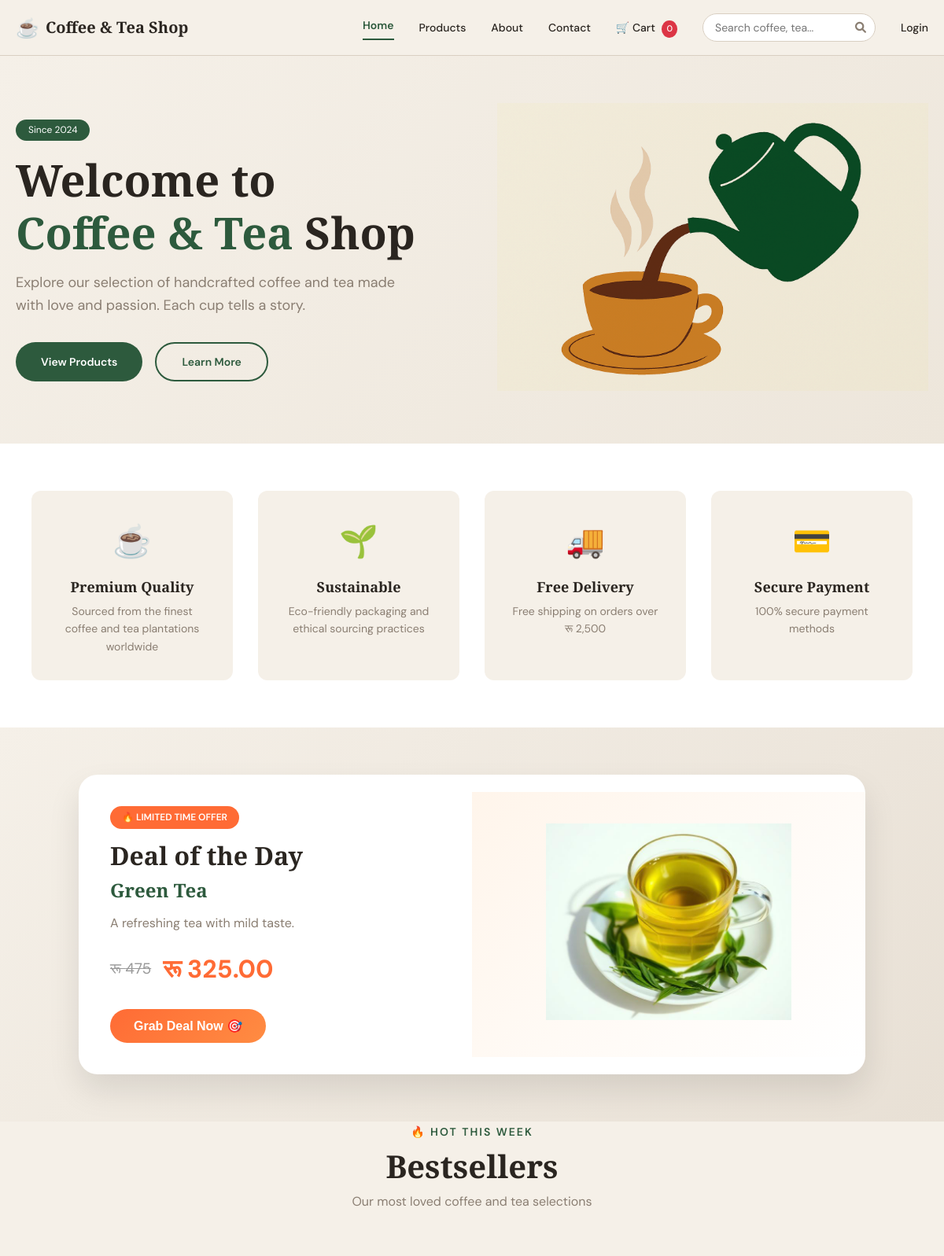
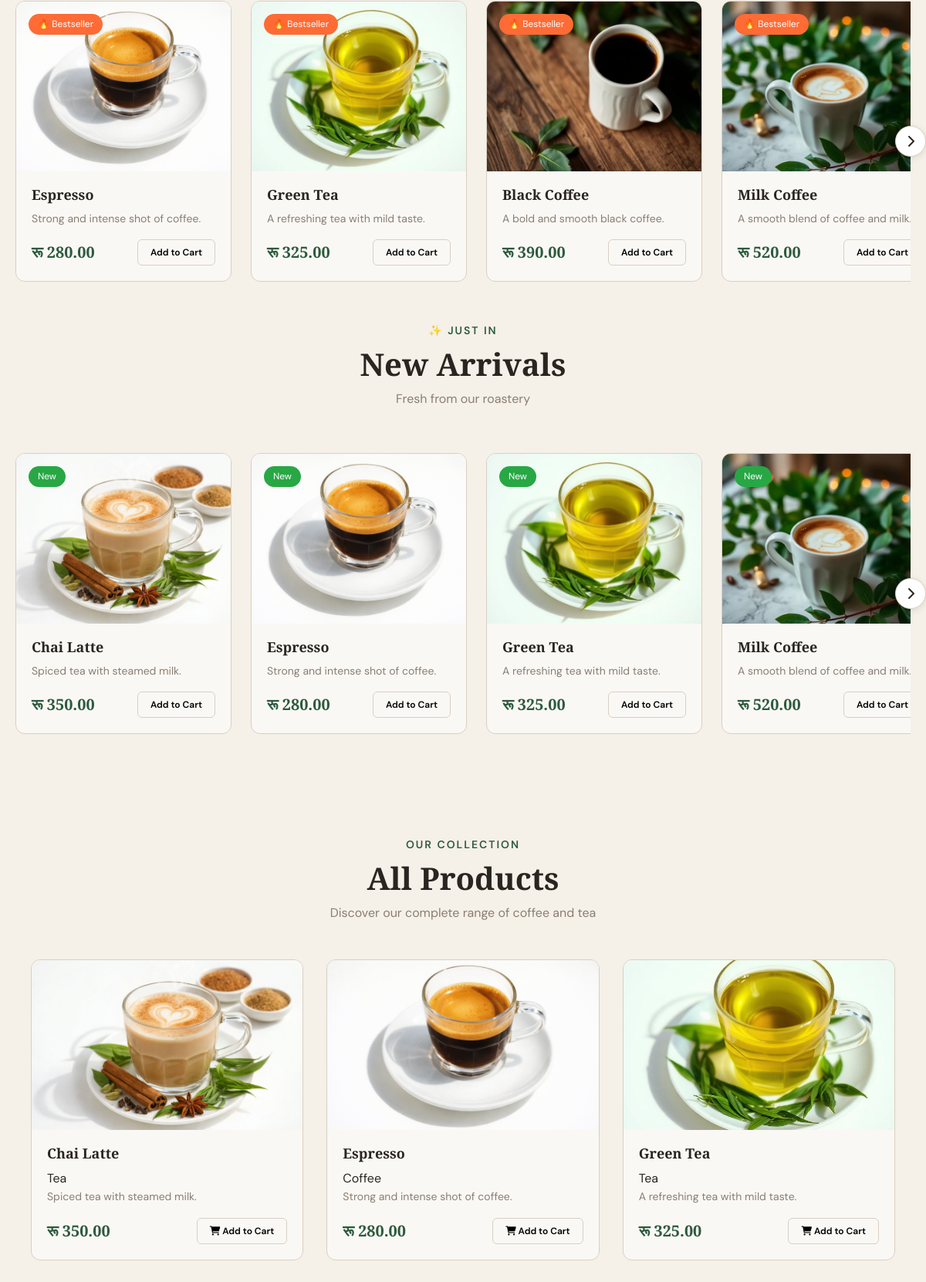
The page / (upper part) on the database its author committed (2 pictures, top to bottom).
### apps/products/models.py (models this page shows, shortened)
class Product(models.Model):
    category = models.ForeignKey(Category, on_delete=models.CASCADE, related_name='products', null=True, blank=True)
    name = models.CharField(max_length=200)
    slug = models.SlugField(unique=True, blank=True)
    description = models.TextField()
    price = models.DecimalField(max_digits=10, decimal_places=2)
    image = models.ImageField(upload_to='products/', blank=True, null=True)
    is_available = models.BooleanField(default=True)
    featured = models.BooleanField(default=False)
    created_at = models.DateTimeField(auto_now_add=True)
    updated_at = models.DateTimeField(auto_now=True)
    class Meta:
        ordering = ['-created_at']

class Category(models.Model):
    name = models.CharField(max_length=100)
    slug = models.SlugField(unique=True, blank=True)
    description = models.TextField(blank=True)
    image = models.ImageField(upload_to='categories/', blank=True, null=True)
    created_at = models.DateTimeField(auto_now_add=True)
    class Meta:
        verbose_name_plural = 'Categories'
        ordering = ['name']

### cafe_shop/urls.py (the view)
# urls.py: path('', home_page, name='home'),
def home_page(request):
    products = Product.objects.filter(is_available=True)[:9]
    total_products = Product.objects.filter(is_available=True).count()
    context = {
        'products': products,
        'total_products': total_products,
        'bestsellers': get_bestsellers_week(6),
        'new_arrivals': get_new_arrivals(6),
        'deal_of_the_day': get_deal_of_the_day(),
        'personalized': get_personalized_recommendations(request.user, 6),
    }
    return render(request, 'index.html', context)

### apps/cart/context_processors.py (called while the page is built)
def get_cart(request):
    if request.user.is_authenticated:
        cart, created = Cart.objects.get_or_create(user=request.user)
    else:
        if not request.session.session_key:
            request.session.create()
        cart, created = Cart.objects.get_or_create(session_key=request.session.session_key)
    return cart

def cart_count(request):
    try:
        cart = get_cart(request)
        return {'cart_total_items': cart.get_total_items()}
    except:
        return {'cart_total_items': 0}

### apps/products/recommendations.py (called while the page is built, shortened)
def get_bestsellers_week(limit=6):
    start_of_week = timezone.now() - timedelta(days=7)
    bestsellers = Product.objects.filter(
        is_available=True,
        orderitem__order__created_at__gte=start_of_week
    ).annotate(
        sold_count=Count('orderitem')
    ).filter(
        sold_count__gt=0
    ).order_by('-sold_count')[:limit]
    return bestsellers

def get_new_arrivals(limit=6):
    return Product.objects.filter(
        is_available=True
    ).order_by('-created_at')[:limit]

def get_deal_of_the_day():
    import random
    candidates = Product.objects.filter(
        is_available=True
    ).annotate(
        order_count=Count('orderitem')
    ).filter(
        order_count__gte=1
    )
    if candidates.exists():
        deal = random.choice(list(candidates[:20]))
    else:
        deal = Product.objects.filter(is_available=True).first()
    return deal

def get_personalized_recommendations(user, limit=6):
    if not user.is_authenticated:
        return get_bestsellers_week(limit)

### templates/index.html (shortened to what this page needs)
{% extends 'base.html' %}
{% load static %}
{% block home_active %}active{% endblock %}
{% block content %}
<section class="hero">
  <div class="hero-content">
    <div class="hero-text">
      <span class="hero-badge">Since 2024</span>
      <h1>Welcome to<br><span class="highlight">Coffee & Tea</span> Shop</h1>
      <p>Explore our selection of handcrafted coffee and tea made with love and passion. Each cup tells a story.</p>
      <div class="hero-buttons">
        <button class="hero-btn primary-btn" onclick="scrollToMenu()">View Products</button>
        <button class="hero-btn secondary-btn" onclick="scrollToAbout()">Learn More</button>
      </div>
    </div>
    <div class="hero-image">
      <img src="{% static 'images/mainsection.png' %}" alt="Pouring coffee into cup" />
    </div>
  </div>
</section>
<section class="features">
  <div class="container">
    <div class="features-grid">
      <div class="feature-card">
        <div class="feature-icon">☕</div>
        <h3>Premium Quality</h3>
        <p>Sourced from the finest coffee and tea plantations worldwide</p>
      </div>
      <div class="feature-card">
        <div class="feature-icon">🌱</div>
        <h3>Sustainable</h3>
        <p>Eco-friendly packaging and ethical sourcing practices</p>
      </div>
      <div class="feature-card">
        <div class="feature-icon">🚚</div>
        <h3>Free Delivery</h3>
        <p>Free shipping on orders over रू 2,500</p>
      </div>
      <div class="feature-card">
        <div class="feature-icon">💳</div>
        <h3>Secure Payment</h3>
        <p>100% secure payment methods</p>
      </div>
    </div>
  </div>
</section>
{% if deal_of_the_day %}
<section class="deal-section">
  <div class="container">
    <div class="deal-card">
      <div class="deal-content">
        <span class="deal-badge">🔥 LIMITED TIME OFFER</span>
        <h2>Deal of the Day</h2>
        <h3>{{ deal_of_the_day.name }}</h3>
        <p>{{ deal_of_the_day.description|truncatewords:15 }}</p>
        <div class="deal-price">
          <span class="old-price">रू {{ deal_of_the_day.price|add:150 }}</span>
          <span class="new-price">रू {{ deal_of_the_day.price|floatformat:2 }}</span>
        </div>
        <button class="deal-btn" onclick="addToCartAndRedirect({{ deal_of_the_day.id }}, '{{ deal_of_the_day.name }}')">
          Grab Deal Now 🎯
        </button>
      </div>
      <div class="deal-image">
        {% if deal_of_the_day.image %}
          <img src="{{ deal_of_the_day.image.url }}" alt="{{ deal_of_the_day.name }}">
        {% else %}
          <i class="fas fa-gift"></i>
        {% endif %}
      </div>
    </div>
  </div>
</section>
{% endif %}
{% if bestsellers %}
<section class="bestsellers-section">
  <div class="container">
    <div class="section-header">
      <span class="section-subtitle">🔥 Hot This Week</span>
      <h2>Bestsellers</h2>
      <p>Our most loved coffee and tea selections</p>
    </div>
    <div id="bestsellersCarousel" class="carousel-container">
      <div class="carousel-wrapper">
        <div class="carousel-grid">
          {% for product in bestsellers %}
          <div class="product-card">
            <div class="product-image">
              {% if product.image %}
                <img src="{{ product.image.url }}" alt="{{ product.name }}">
              {% else %}
                <img src="{% static 'images/placeholder.jpg' %}" alt="{{ product.name }}">
              {% endif %}
              <span class="product-badge hot">🔥 Bestseller</span>
            </div>
            <div class="product-card-body">
              <h3>{{ product.name }}</h3>
              <p class="desc">{{ product.description|truncatewords:10 }}</p>
              <div class="product-footer">
                <span class="price">रू {{ product.price|floatformat:2 }}</span>
                <button class="add-to-cart" data-product-id="{{ product.id }}" data-product-name="{{ product.name }}">
                  Add to Cart
                </button>
              </div>
            </div>
          </div>
          {% endfor %}
        </div>
      </div>
      <div class="carousel-arrow next">
        <i class="fas fa-chevron-right"></i>
      </div>
    </div>
  </div>
</section>
{% endif %}
{% if new_arrivals %}
<section class="new-arrivals-section">
  <div class="container">
    <div class="section-header">
      <span class="section-subtitle">✨ Just In</span>
      <h2>New Arrivals</h2>
      <p>Fresh from our roastery</p>
    </div>
    <div id="newArrivalsCarousel" class="carousel-container">
      <div class="carousel-wrapper">
        <div class="carousel-grid">
          {% for product in new_arrivals %}
          <div class="product-card">
            <div class="product-image">
              {% if product.image %}
                <img src="{{ product.image.url }}" alt="{{ product.name }}">
              {% else %}
                <img src="{% static 'images/placeholder.jpg' %}" alt="{{ product.name }}">
              {% endif %}
              <span class="product-badge new">New</span>
            </div>
            <div class="product-card-body">
              <h3>{{ product.name }}</h3>
              <p class="desc">{{ product.description|truncatewords:10 }}</p>
              <div class="product-footer">
                <span class="price">रू {{ product.price|floatformat:2 }}</span>
                <button class="add-to-cart" data-product-id="{{ product.id }}" data-product-name="{{ product.name }}">
                  Add to Cart
                </button>
              </div>
            </div>
          </div>
          {% endfor %}
        </div>
      </div>
      <div class="carousel-arrow next">
        <i class="fas fa-chevron-right"></i>
      </div>
    </div>
  </div>
</section>
{% endif %}
<section class="menu" id="menuSection">
  <div class="container">
    <div class="section-header">
      <span class="section-subtitle">Our Collection</span>
      <h2>All Products</h2>
      <p>Discover our complete range of coffee and tea</p>
    </div>
    <div class="products-grid">
      {% for product in products %}
      <div class="product-card">
        <div class="product-image">
          {% if product.image %}
            <img src="{{ product.image.url }}" alt="{{ product.name }}">
          {% else %}
            <img src="{% static 'images/placeholder.jpg' %}" alt="{{ product.name }}" onerror="this.src='https://placehold.co/400x300/2d5a3d/white?text={{ product.name|urlencode }}'">
          {% endif %}
        </div>
        <div class="product-card-body">
          <h3>{{ product.name }}</h3>
          {% if product.category %}
            <span class="category-label">{{ product.category.name }}</span>
          {% endif %}
          <p class="desc">{{ product.description|truncatewords:12 }}</p>
          <div class="product-footer">
            <span class="price">रू {{ product.price|floatformat:2 }}</span>
            <button class="add-to-cart"
                    data-product-id="{{ product.id }}"
                    data-product-name="{{ product.name }}">
              <i class="fas fa-shopping-cart"></i> Add to Cart
            </button>
          </div>
        </div>
      </div>
      {% empty %}
      <div class="no-products-message">
        <p>No products available at the moment. Please check back later!</p>
        <p>👨‍💼 Admin: <a href="/admin/products/product/add/">Add products here</a></p>
      </div>
      {% endfor %}
    </div>
  </div>
</section>
{% endblock %}

### templates/index.html (style rules this page uses)
.product-badge.hot { background: #ff6b35; }
.product-badge.new { background: #28a745; }
.deal-section { padding: 60px 20px; background: linear-gradient(135deg, #f5f0e8 0%, #e8e0d5 100%); }
.deal-card { display: flex; align-items: center; justify-content: space-between; background: white; border-radius: 24px; overflow: hidden; box-shadow: 0 20px 40px rgba(0,0,0,0.1); max-width: 1000px; margin: 0 auto; transition: transform 0.3s; }
.deal-content { flex: 1; padding: 40px; }
.deal-badge { display: inline-block; background: #ff6b35; color: white; padding: 5px 15px; border-radius: 25px; font-size: 0.75rem; font-weight: 600; margin-bottom: 15px; }
.deal-content h2 { font-size: 2rem; margin-bottom: 10px; }
.deal-content h3 { font-size: 1.5rem; color: var(--primary); margin-bottom: 15px; }
.deal-content p { color: var(--muted); margin-bottom: 20px; line-height: 1.6; }
.deal-price { display: flex; align-items: center; gap: 15px; margin-bottom: 25px; }
.old-price { font-size: 1.2rem; color: #999; text-decoration: line-through; }
.new-price { font-size: 2rem; font-weight: 700; color: #ff6b35; }
.deal-btn { padding: 12px 30px; background: linear-gradient(135deg, #ff6b35, #ff8c42); color: white; border: none; border-radius: 50px; font-size: 1rem; font-weight: 600; cursor: pointer; transition: all 0.3s; }
.deal-image { flex: 1; padding: 40px; text-align: center; background: linear-gradient(135deg, #fff5eb, #fff); }
.deal-image img { max-width: 100%; max-height: 250px; object-fit: contain; }
.carousel-container { position: relative; margin: 40px 0; }
.carousel-wrapper { overflow-x: auto; overflow-y: hidden; scroll-behavior: smooth; -webkit-overflow-scrolling: touch; scrollbar-width: thin; padding: 10px 0; }
.carousel-grid { display: flex; gap: 25px; width: max-content; }
.carousel-grid .product-card { width: 280px; flex-shrink: 0; }
.carousel-arrow { position: absolute; top: 50%; transform: translateY(-50%); width: 40px; height: 40px; background: white; border: 1px solid var(--border); border-radius: 50%; display: flex; align-items: center; justify-content: center; cursor: pointer; transition: all 0.3s; z-index: 10; box-shadow: 0 2px 10px rgba(0,0,0,0.1); }
.carousel-arrow.next { right: -20px; }
.products-grid { display: grid; grid-template-columns: repeat(3, 1fr); gap: 30px; }

### rows shown on the page
Product: name "Green Tea", description "A refreshing tea with mild taste.", price|add "475", price "325.00", image (picture), category.name "Tea"
Product: image (picture), name "Espresso", description "Strong and intense shot of coffee.", price "280.00", category.name "Coffee"
Product: image (picture), name "Black Coffee", description "A bold and smooth black coffee.", price "390.00"
Product: image (picture), name "Milk Coffee", description "A smooth blend of coffee and milk.", price "520.00"
Product: image (picture), name "Chai Latte", description "Spiced tea with steamed milk.", price "350.00", category.name "Tea"
